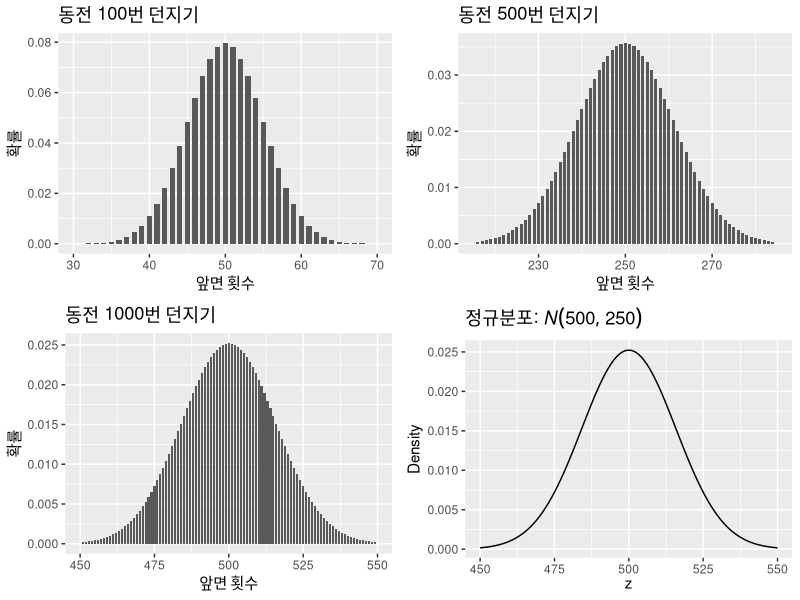
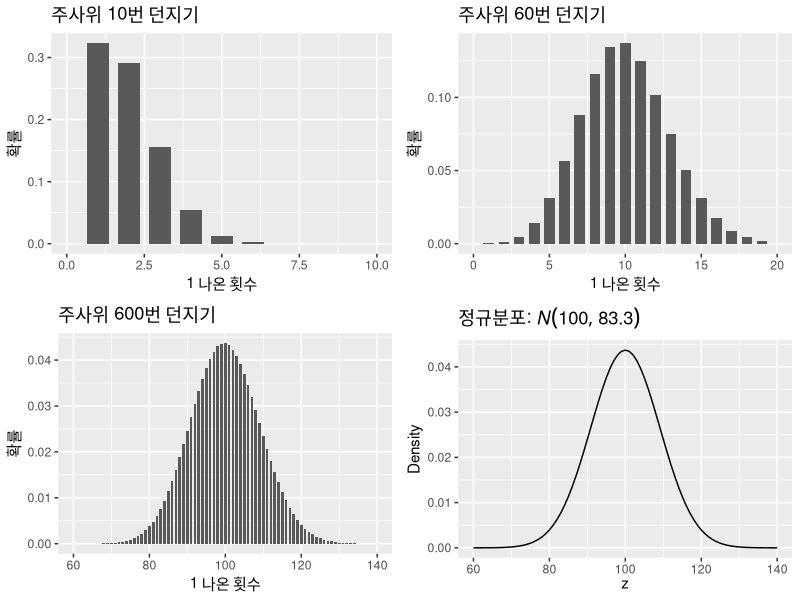
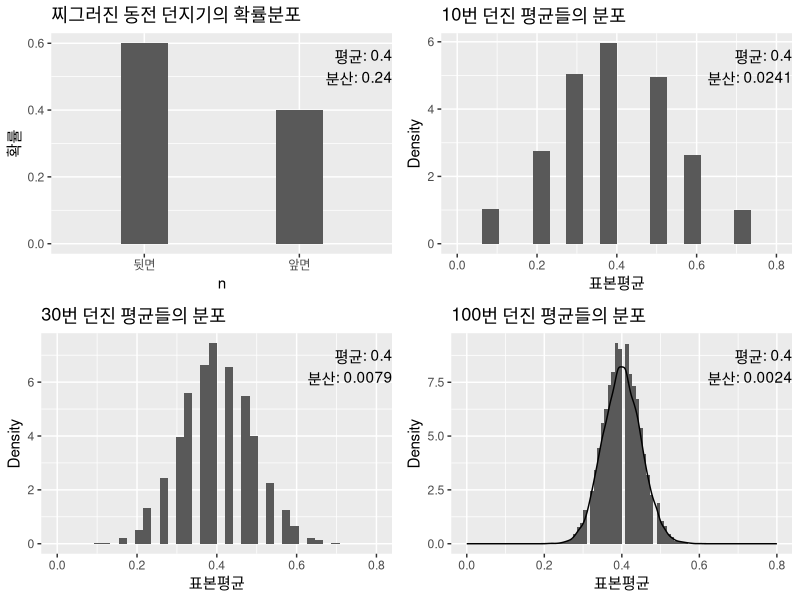
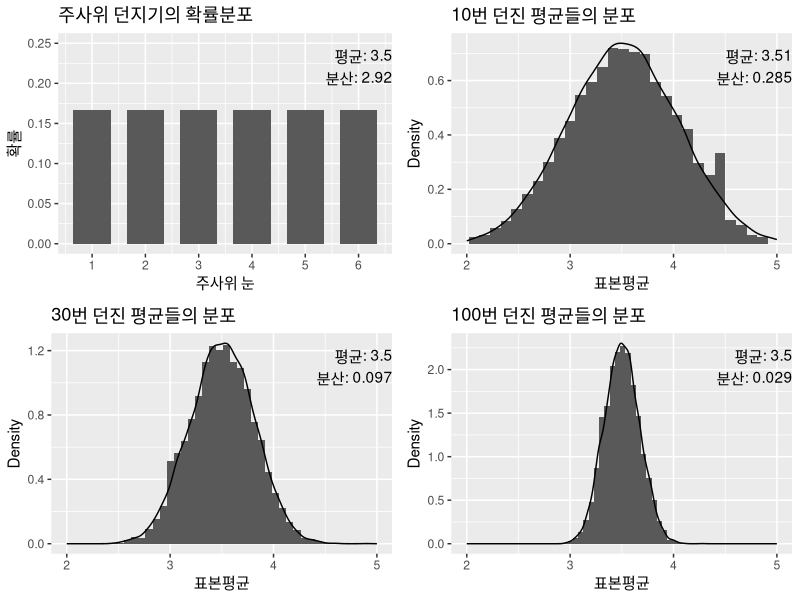
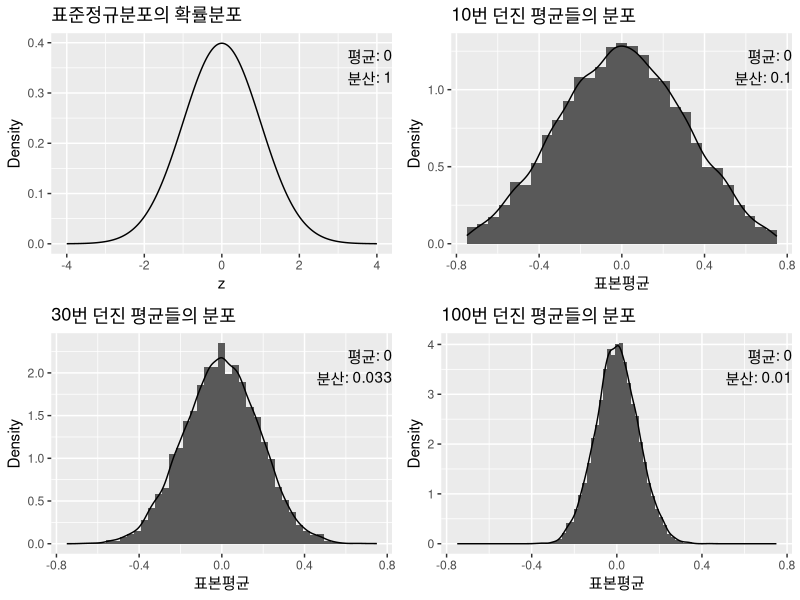
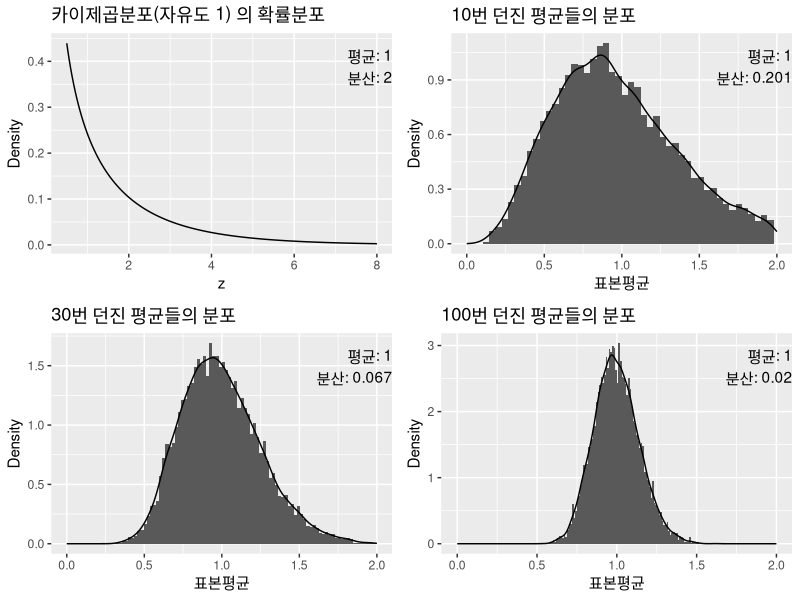
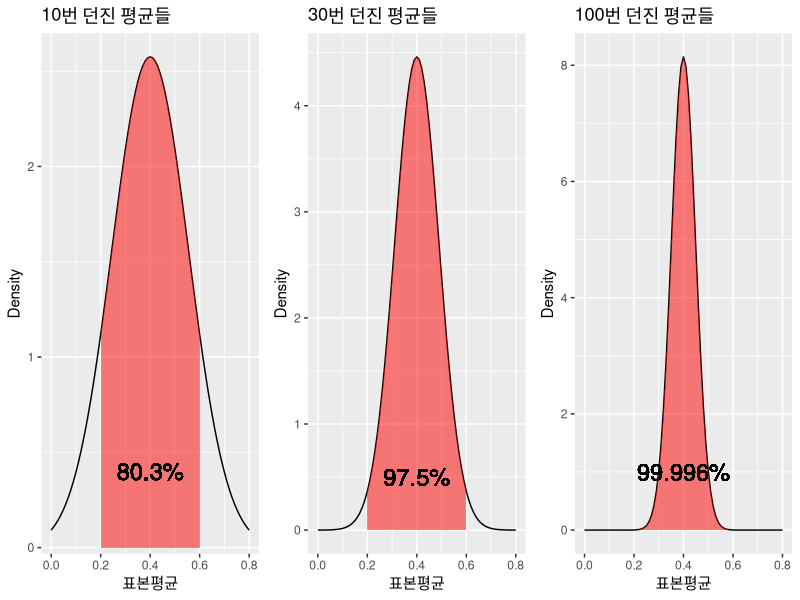

Generate these figures, in order, with R:
## ---- chunk 1
library(ggplot2);library(gridExtra)
coin_plot=function(n=10,xl=c(0,10)){
  bin=1:n
  coinplot=ggplot(data.frame(bin,p=dbinom(bin,max(bin),0.5)),aes(bin,p))+geom_bar(stat = "identity",width=0.7)+xlab("앞면 횟수")+ylab("확률")+ggtitle(paste("동전 ",max(bin),"번 던지기",sep=""))+xlim(xl)
  return(coinplot)
}

z=seq(450,550)
nplot=ggplot(data.frame(z,p=dnorm(z,mean=500,sd=sqrt(250))),aes(z,p))+geom_line()+ggtitle(expression(paste("정규분포: ",italic(N)(500,250),sep="")))+xlab(expression(z))+ylab("Density")


grid.arrange(coin_plot(100,xl=c(30,70)),coin_plot(500,xl=c(215,285)),coin_plot(1000,xl=c(450,550)),nplot, ncol=2)

## ---- chunk 2
ju_plot=function(n=10,xl=c(0,10)){
  bin=1:n
  coinplot=ggplot(data.frame(bin,p=dbinom(bin,max(bin),1/6)),aes(bin,p))+geom_bar(stat = "identity",width=0.7)+xlab("1 나온 횟수")+ylab("확률")+ggtitle(paste("주사위 ",max(bin),"번 던지기",sep=""))+xlim(xl)
  return(coinplot)
}

z=seq(60,140)
jnplot=ggplot(data.frame(z,p=dnorm(z,mean=100,sd=sqrt(250/3))),aes(z,p))+geom_line()+ggtitle(expression(paste("정규분포: ",italic(N)(100,83.3),sep="")))+xlab(expression(z))+ylab("Density")
grid.arrange(ju_plot(10,xl=c(0,10)),ju_plot(60,xl=c(0,20)),ju_plot(600,xl=c(60,140)),jnplot, ncol=2)

## ---- chunk 3
sample_mean=function(n=10){
  x=rbinom(n,1,0.4)
  return(mean(x))
}



f1=data.frame(n=c("앞면","뒷면"),p=c(0.4,0.6))
g1=ggplot(f1,aes(n,p))+geom_bar(stat = "identity",width=0.3) +ylab("확률")+ggtitle("찌그러진 동전 던지기의 확률분포")+annotate("text",  x=Inf, y = Inf, label ="평균: 0.4\n분산: 0.24", vjust=1.5, hjust=1)


xl=c(0,0.8)
mean_vec=sapply(1:10000,function(x){sample_mean(10)})
legends=paste("평균: ",round(mean(mean_vec),2),"\n분산: ",round(var(mean_vec),4),sep="")
g2=ggplot(data.frame(mean_vec),aes(mean_vec))+geom_histogram(aes(y=..density..),bins=20)+xlim(xl)+xlab("표본평균")+ggtitle("10번 던진 평균들의 분포")+ylab("Density")+annotate("text",  x=Inf, y = Inf, label = legends, vjust=1.5, hjust=1)

mean_vec=sapply(1:10000,function(x){sample_mean(30)})
legends=paste("평균: ",round(mean(mean_vec),2),"\n분산: ",round(var(mean_vec),4),sep="")
g3=ggplot(data.frame(mean_vec),aes(mean_vec))+geom_histogram(aes(y=..density..),bins=40)+xlim(xl)+xlab("표본평균")+ggtitle("30번 던진 평균들의 분포")+ylab("Density")+annotate("text",  x=Inf, y = Inf, label = legends, vjust=1.5, hjust=1)

mean_vec=sapply(1:10000,function(x){sample_mean(100)})
legends=paste("평균: ",round(mean(mean_vec),2),"\n분산: ",round(var(mean_vec),4),sep="")
g4=ggplot(data.frame(mean_vec),aes(mean_vec))+geom_histogram(aes(y=..density..),bins=90)+geom_density()+xlim(xl)+xlab("표본평균")+ggtitle("100번 던진 평균들의 분포")+ylab("Density")+annotate("text",  x=Inf, y = Inf, label = legends, vjust=1.5, hjust=1)

grid.arrange(g1,g2,g3,g4)
## ---- chunk 4
sample_mean=function(n=10){
  x=sample(1:6,n,replace=T)
  return(mean(x))
}



f1=data.frame(n=1:6,p=rep(1/6,6))
g1=ggplot(f1,aes(n,p))+geom_bar(stat = "identity",width=0.7)+xlab("주사위 눈")+ylab("확률")+scale_x_continuous(breaks=1:6)+ylim(0,0.25)+ggtitle("주사위 던지기의 확률분포")+annotate("text",  x=Inf, y = Inf, label ="평균: 3.5\n분산: 2.92", vjust=1.5, hjust=1)

xl=c(2,5)
mean_vec=sapply(1:10000,function(x){sample_mean(10)})
legends=paste("평균: ",round(mean(mean_vec),2),"\n분산: ",round(var(mean_vec),3),sep="")
g2=ggplot(data.frame(mean_vec),aes(mean_vec))+geom_histogram(aes(y=..density..),bins=30)+geom_density()+xlim(xl)+xlab("표본평균")+ggtitle("10번 던진 평균들의 분포")+ylab("Density")+annotate("text",  x=Inf, y = Inf, label = legends, vjust=1.5, hjust=1)

mean_vec=sapply(1:10000,function(x){sample_mean(30)})
legends=paste("평균: ",round(mean(mean_vec),2),"\n분산: ",round(var(mean_vec),3),sep="")
g3=ggplot(data.frame(mean_vec),aes(mean_vec))+geom_histogram(aes(y=..density..),bins=45)+geom_density()+xlim(xl)+xlab("표본평균")+ggtitle("30번 던진 평균들의 분포")+ylab("Density")+annotate("text",  x=Inf, y = Inf, label = legends, vjust=1.5, hjust=1)

mean_vec=sapply(1:10000,function(x){sample_mean(100)})
legends=paste("평균: ",round(mean(mean_vec),2),"\n분산: ",round(var(mean_vec),3),sep="")
g4=ggplot(data.frame(mean_vec),aes(mean_vec))+geom_histogram(aes(y=..density..),bins=60)+geom_density()+xlim(xl)+xlab("표본평균")+ggtitle("100번 던진 평균들의 분포")+ylab("Density")+annotate("text",  x=Inf, y = Inf, label = legends, vjust=1.5, hjust=1)

grid.arrange(g1,g2,g3,g4)
## ---- chunk 5
sample_mean=function(n=30){
  x=rnorm(n)
  return(mean(x))
}

z=seq(-4, 4,0.01)
f3=data.frame(z, p=dnorm(z))
g1=ggplot(f3,aes(z,p))+geom_line()+xlab("z")+ylab("Density")+ggtitle("표준정규분포의 확률분포")+annotate("text",  x=Inf, y = Inf, label ="평균: 0\n분산: 1", vjust=1.5, hjust=1)

xl=c(-.75,.75)
mean_vec=sapply(1:10000,function(x){sample_mean(10)})
legends=paste("평균: ",round(mean(mean_vec),2),"\n분산: ",round(var(mean_vec),3),sep="")
g2=ggplot(data.frame(mean_vec),aes(mean_vec))+geom_histogram(aes(y=..density..),bins=30)+geom_density()+xlim(xl)+xlab("표본평균")+ggtitle("10번 던진 평균들의 분포")+ylab("Density")+annotate("text",  x=Inf, y = Inf, label = legends, vjust=1.5, hjust=1)

mean_vec=sapply(1:10000,function(x){sample_mean(30)})
legends=paste("평균: ",round(mean(mean_vec),2),"\n분산: ",round(var(mean_vec),3),sep="")
g3=ggplot(data.frame(mean_vec),aes(mean_vec))+geom_histogram(aes(y=..density..),bins=45)+geom_density()+xlim(xl)+xlab("표본평균")+ggtitle("30번 던진 평균들의 분포")+ylab("Density")+annotate("text",  x=Inf, y = Inf, label = legends, vjust=1.5, hjust=1)

mean_vec=sapply(1:10000,function(x){sample_mean(100)})
legends=paste("평균: ",round(mean(mean_vec),2),"\n분산: ",round(var(mean_vec),3),sep="")
g4=ggplot(data.frame(mean_vec),aes(mean_vec))+geom_histogram(aes(y=..density..),bins=80)+geom_density()+xlim(xl)+xlab("표본평균")+ggtitle("100번 던진 평균들의 분포")+ylab("Density")+ylab("Density")+annotate("text",  x=Inf, y = Inf, label = legends, vjust=1.5, hjust=1)

grid.arrange(g1,g2,g3,g4)
## ---- chunk 6
sample_mean=function(n=30){
  x=rchisq(n,df=1)
  return(mean(x))
}

z=seq(0.5, 8,0.01)
f3=data.frame(z, p=dchisq(z,df=1))
g1=ggplot(f3,aes(z,p))+geom_line()+xlab("z")+ylab("Density")+ggtitle("카이제곱분포(자유도 1) 의 확률분포")+annotate("text",  x=Inf, y = Inf, label ="평균: 1\n분산: 2", vjust=1.5, hjust=1)

xl=c(0,2)
mean_vec=sapply(1:10000,function(x){sample_mean(10)})
legends=paste("평균: ",round(mean(mean_vec),2),"\n분산: ",round(var(mean_vec),3),sep="")
g2=ggplot(data.frame(mean_vec),aes(mean_vec))+geom_histogram(aes(y=..density..),bins=50)+geom_density()+xlim(xl)+xlab("표본평균")+ggtitle("10번 던진 평균들의 분포")+ylab("Density")+annotate("text",  x=Inf, y = Inf, label = legends, vjust=1.5, hjust=1)

mean_vec=sapply(1:10000,function(x){sample_mean(30)})
legends=paste("평균: ",round(mean(mean_vec),2),"\n분산: ",round(var(mean_vec),3),sep="")
g3=ggplot(data.frame(mean_vec),aes(mean_vec))+geom_histogram(aes(y=..density..),bins=100)+geom_density()+xlim(xl)+xlab("표본평균")+ggtitle("30번 던진 평균들의 분포")+ylab("Density")+annotate("text",  x=Inf, y = Inf, label = legends, vjust=1.5, hjust=1)

mean_vec=sapply(1:10000,function(x){sample_mean(100)})
legends=paste("평균: ",round(mean(mean_vec),2),"\n분산: ",round(var(mean_vec),3),sep="")
g4=ggplot(data.frame(mean_vec),aes(mean_vec))+geom_histogram(aes(y=..density..),bins=200)+geom_density()+xlim(xl)+xlab("표본평균")+ggtitle("100번 던진 평균들의 분포")+ylab("Density")+annotate("text",  x=Inf, y = Inf, label = legends, vjust=1.5, hjust=1)

grid.arrange(g1,g2,g3,g4)
## ---- chunk 7
sample_mean=function(n=10){
  x=rbinom(n,1,0.4)
  return(mean(x))
}

z=seq(0,0.8,0.01)
d10=dnorm(z,mean=0.4,sd=sqrt(0.024))
d30=dnorm(z,mean=0.4,sd=sqrt(0.008))
d100=dnorm(z,mean=0.4,sd=sqrt(0.0024))
pct10=1-2*pnorm(0.2,mean=0.4,sd=sqrt(0.024));pct10=paste(round(100*pct10,1),"%",sep="")
pct30=1-2*pnorm(0.2,mean=0.4,sd=sqrt(0.008));pct30=paste(round(100*pct30,1),"%",sep="")
pct100=1-2*pnorm(0.2,mean=0.4,sd=sqrt(0.0024));pct100=paste(round(100*pct100,3),"%",sep="")




f1=data.frame(n=c("앞면","뒷면"),p=c(0.4,0.6))
g1=ggplot(f1,aes(n,p))+geom_bar(stat = "identity",width=0.3) +ylab("확률")+ggtitle("찌그러진 동전 던지기의 확률분포")+annotate("text",  x=Inf, y = Inf, label ="평균: 0.4\n분산: 0.24", vjust=1.5, hjust=1)


xl=c(0,0.8)
g2=ggplot(data.frame(z,d10),aes(z,d10))+geom_line()+xlim(xl)+xlab("표본평균")+ggtitle("10번 던진 평균들")+ylab("Density")+ geom_ribbon(data=subset(data.frame(z,d10), z>=0.2 & z<=0.6),aes(x=z,ymax=d10),ymin=0,fill="red", alpha=0.5)+geom_text(data = NULL, x = 0.4, y = 0.4, label = pct10,size=6)


g3=ggplot(data.frame(z,d30),aes(z,d30))+geom_line()+xlim(xl)+xlab("표본평균")+ggtitle("30번 던진 평균들")+ylab("Density")+geom_ribbon(data=subset(data.frame(z,d30), z>=0.2 & z<=0.6),aes(x=z,ymax=d30),ymin=0,fill="red", alpha=0.5)+geom_text(data = NULL, x = 0.4, y = 0.5, label = pct30,size=6)

g4=ggplot(data.frame(z,d100),aes(z,d100))+geom_line()+xlim(xl)+xlab("표본평균")+ggtitle("100번 던진 평균들")+ylab("Density")+geom_ribbon(data=subset(data.frame(z,d100), z>=0.2 & z<=0.6),aes(x=z,ymax=d100),ymin=0,fill="red", alpha=0.5)+geom_text(data = NULL, x = 0.4, y = 1, label = pct100,size=6)


grid.arrange(g2,g3,g4,ncol=3)
